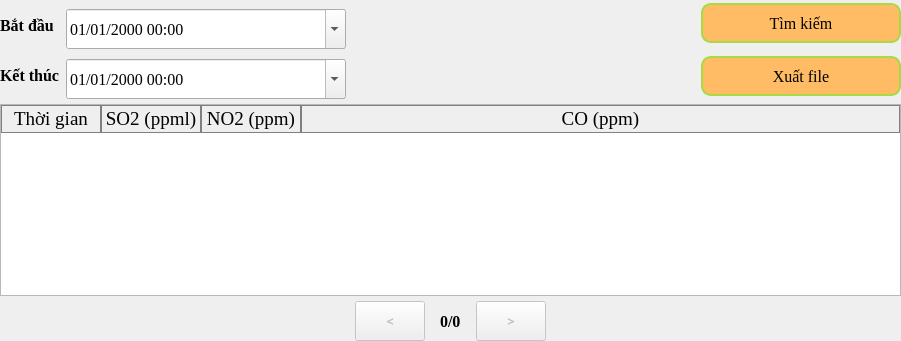
         <widget class="QWidget" name="historyPage">
          <property name="styleSheet">
           <string notr="true">QWidget#historyPage{
	background-color: transparent;
}</string>
          </property>
          <layout class="QVBoxLayout" name="verticalLayout_5">
           <property name="spacing">
            <number>5</number>
           </property>
           <property name="leftMargin">
            <number>0</number>
           </property>
           <property name="topMargin">
            <number>0</number>
           </property>
           <property name="rightMargin">
            <number>0</number>
           </property>
           <property name="bottomMargin">
            <number>0</number>
           </property>
           <item>
            <widget class="QFrame" name="frame_3">
             <property name="styleSheet">
              <string notr="true">QFrame{
border:none;
}</string>
             </property>
             <property name="frameShape">
              <enum>QFrame::StyledPanel</enum>
             </property>
             <property name="frameShadow">
              <enum>QFrame::Raised</enum>
             </property>
             <layout class="QHBoxLayout" name="horizontalLayout_5" stretch="1,1,0">
              <property name="spacing">
               <number>10</number>
              </property>
              <property name="leftMargin">
               <number>0</number>
              </property>
              <property name="topMargin">
               <number>0</number>
              </property>
              <property name="rightMargin">
               <number>0</number>
              </property>
              <property name="bottomMargin">
               <number>0</number>
              </property>
              <item>
               <widget class="QFrame" name="frame_6">
                <property name="frameShape">
                 <enum>QFrame::StyledPanel</enum>
                </property>
                <property name="frameShadow">
                 <enum>QFrame::Raised</enum>
                </property>
                <layout class="QFormLayout" name="formLayout">
                 <property name="verticalSpacing">
                  <number>10</number>
                 </property>
                 <property name="leftMargin">
                  <number>0</number>
                 </property>
                 <property name="rightMargin">
                  <number>0</number>
                 </property>
                 <property name="bottomMargin">
                  <number>0</number>
                 </property>
                 <item row="0" column="0">
                  <widget class="QLabel" name="label_10">
                   <property name="font">
                    <font>
                     <family>Times New Roman</family>
                     <pointsize>12</pointsize>
                     <weight>75</weight>
                     <bold>true</bold>
                    </font>
                   </property>
                   <property name="styleSheet">
                    <string notr="true"/>
                   </property>
                   <property name="text">
                    <string>Bắt đầu</string>
                   </property>
                  </widget>
                 </item>
                 <item row="1" column="0">
                  <widget class="QLabel" name="label_11">
                   <property name="font">
                    <font>
                     <family>Times New Roman</family>
                     <pointsize>12</pointsize>
                     <weight>75</weight>
                     <bold>true</bold>
                    </font>
                   </property>
                   <property name="styleSheet">
                    <string notr="true"/>
                   </property>
                   <property name="text">
                    <string>Kết thúc</string>
                   </property>
                  </widget>
                 </item>
                 <item row="0" column="1">
                  <widget class="QDateTimeEdit" name="date_start">
                   <property name="minimumSize">
                    <size>
                     <width>0</width>
                     <height>40</height>
                    </size>
                   </property>
                   <property name="font">
                    <font>
                     <family>Times New Roman</family>
                     <pointsize>12</pointsize>
                     <weight>50</weight>
                     <bold>false</bold>
                    </font>
                   </property>
                   <property name="displayFormat">
                    <string>dd/MM/yyyy hh:mm</string>
                   </property>
                   <property name="calendarPopup">
                    <bool>true</bool>
                   </property>
                  </widget>
                 </item>
                 <item row="1" column="1">
                  <widget class="QDateTimeEdit" name="date_end">
                   <property name="minimumSize">
                    <size>
                     <width>0</width>
                     <height>40</height>
                    </size>
                   </property>
                   <property name="font">
                    <font>
                     <family>Times New Roman</family>
                     <pointsize>12</pointsize>
                    </font>
                   </property>
                   <property name="displayFormat">
                    <string>dd/MM/yyyy hh:mm</string>
                   </property>
                   <property name="calendarPopup">
                    <bool>true</bool>
                   </property>
                  </widget>
                 </item>
                </layout>
               </widget>
              </item>
              <item>
               <spacer name="horizontalSpacer_2">
                <property name="orientation">
                 <enum>Qt::Horizontal</enum>
                </property>
                <property name="sizeHint" stdset="0">
                 <size>
                  <width>357</width>
                  <height>20</height>
                 </size>
                </property>
               </spacer>
              </item>
              <item>
               <widget class="QFrame" name="frame_4">
                <property name="frameShape">
                 <enum>QFrame::StyledPanel</enum>
                </property>
                <property name="frameShadow">
                 <enum>QFrame::Raised</enum>
                </property>
                <layout class="QVBoxLayout" name="verticalLayout_4">
                 <property name="spacing">
                  <number>10</number>
                 </property>
                 <property name="leftMargin">
                  <number>0</number>
                 </property>
                 <property name="topMargin">
                  <number>0</number>
                 </property>
                 <property name="rightMargin">
                  <number>0</number>
                 </property>
                 <property name="bottomMargin">
                  <number>0</number>
                 </property>
                 <item>
                  <widget class="QPushButton" name="btn_search">
                   <property name="minimumSize">
                    <size>
                     <width>200</width>
                     <height>40</height>
                    </size>
                   </property>
                   <property name="maximumSize">
                    <size>
                     <width>16777215</width>
                     <height>40</height>
                    </size>
                   </property>
                   <property name="baseSize">
                    <size>
                     <width>0</width>
                     <height>0</height>
                    </size>
                   </property>
                   <property name="font">
                    <font>
                     <family>Times New Roman</family>
                     <pointsize>12</pointsize>
                    </font>
                   </property>
                   <property name="styleSheet">
                    <string notr="true">QPushButton{
	background-color: #ffbc65;
    border: 2px solid #a7da46;
    border-radius:10px;
}
QPushButton:hover{
background-color:#ffe5c4;
}</string>
                   </property>
                   <property name="text">
                    <string>Tìm kiếm</string>
                   </property>
                  </widget>
                 </item>
                 <item>
                  <widget class="QPushButton" name="btn_export">
                   <property name="minimumSize">
                    <size>
                     <width>200</width>
                     <height>40</height>
                    </size>
                   </property>
                   <property name="maximumSize">
                    <size>
                     <width>16777215</width>
                     <height>40</height>
                    </size>
                   </property>
                   <property name="baseSize">
                    <size>
                     <width>0</width>
                     <height>0</height>
                    </size>
                   </property>
                   <property name="font">
                    <font>
                     <family>Times New Roman</family>
                     <pointsize>12</pointsize>
                    </font>
                   </property>
                   <property name="styleSheet">
                    <string notr="true">QPushButton{
	background-color: #ffbc65;
    border: 2px solid #a7da46;
    border-radius:10px;
}
QPushButton:hover{
background-color:#ffe5c4;
}</string>
                   </property>
                   <property name="text">
                    <string>Xuất file</string>
                   </property>
                  </widget>
                 </item>
                </layout>
               </widget>
              </item>
             </layout>
            </widget>
           </item>
           <item>
            <widget class="QTableWidget" name="tableSensor_2">
             <property name="font">
              <font>
               <family>Times New Roman</family>
               <pointsize>14</pointsize>
              </font>
             </property>
             <property name="styleSheet">
              <string notr="true">QHeaderView::section {
   border:1px solid gray
}</string>
             </property>
             <property name="editTriggers">
              <set>QAbstractItemView::NoEditTriggers</set>
             </property>
             <property name="selectionBehavior">
              <enum>QAbstractItemView::SelectRows</enum>
             </property>
             <attribute name="horizontalHeaderStretchLastSection">
              <bool>true</bool>
             </attribute>
             <attribute name="verticalHeaderVisible">
              <bool>false</bool>
             </attribute>
             <attribute name="verticalHeaderStretchLastSection">
              <bool>false</bool>
             </attribute>
             <column>
              <property name="text">
               <string>Thời gian</string>
              </property>
              <property name="font">
               <font>
                <family>Times New Roman</family>
                <pointsize>14</pointsize>
               </font>
              </property>
             </column>
             <column>
              <property name="text">
               <string>SO2 (ppml)</string>
              </property>
              <property name="font">
               <font>
                <family>Times New Roman</family>
                <pointsize>14</pointsize>
               </font>
              </property>
             </column>
             <column>
              <property name="text">
               <string>NO2 (ppm)</string>
              </property>
              <property name="font">
               <font>
                <family>Times New Roman</family>
                <pointsize>14</pointsize>
               </font>
              </property>
             </column>
             <column>
              <property name="text">
               <string>CO (ppm)</string>
              </property>
              <property name="font">
               <font>
                <family>Times New Roman</family>
                <pointsize>14</pointsize>
               </font>
              </property>
             </column>
            </widget>
           </item>
           <item>
            <widget class="QFrame" name="frame_5">
             <property name="styleSheet">
              <string notr="true">QFrame#frame_5{
border:none;
}</string>
             </property>
             <property name="frameShape">
              <enum>QFrame::StyledPanel</enum>
             </property>
             <property name="frameShadow">
              <enum>QFrame::Raised</enum>
             </property>
             <layout class="QHBoxLayout" name="horizontalLayout_7">
              <property name="spacing">
               <number>15</number>
              </property>
              <property name="leftMargin">
               <number>0</number>
              </property>
              <property name="topMargin">
               <number>0</number>
              </property>
              <property name="rightMargin">
               <number>0</number>
              </property>
              <property name="bottomMargin">
               <number>0</number>
              </property>
              <item>
               <spacer name="horizontalSpacer_3">
                <property name="orientation">
                 <enum>Qt::Horizontal</enum>
                </property>
                <property name="sizeHint" stdset="0">
                 <size>
                  <width>355</width>
                  <height>20</height>
                 </size>
                </property>
               </spacer>
              </item>
              <item>
               <widget class="QPushButton" name="btn_prev">
                <property name="enabled">
                 <bool>false</bool>
                </property>
                <property name="minimumSize">
                 <size>
                  <width>70</width>
                  <height>40</height>
                 </size>
                </property>
                <property name="maximumSize">
                 <size>
                  <width>70</width>
                  <height>40</height>
                 </size>
                </property>
                <property name="font">
                 <font>
                  <family>Arial Black</family>
                  <pointsize>10</pointsize>
                  <weight>75</weight>
                  <bold>true</bold>
                 </font>
                </property>
                <property name="text">
                 <string>&lt;</string>
                </property>
               </widget>
              </item>
              <item>
               <widget class="QLabel" name="lb_pagi">
                <property name="font">
                 <font>
                  <family>Times New Roman</family>
                  <pointsize>12</pointsize>
                  <weight>75</weight>
                  <bold>true</bold>
                 </font>
                </property>
                <property name="text">
                 <string>0/0</string>
                </property>
               </widget>
              </item>
              <item>
               <widget class="QPushButton" name="btn_next">
                <property name="enabled">
                 <bool>false</bool>
                </property>
                <property name="minimumSize">
                 <size>
                  <width>70</width>
                  <height>40</height>
                 </size>
                </property>
                <property name="maximumSize">
                 <size>
                  <width>70</width>
                  <height>40</height>
                 </size>
                </property>
                <property name="font">
                 <font>
                  <family>Arial Black</family>
                  <pointsize>10</pointsize>
                  <weight>75</weight>
                  <bold>true</bold>
                 </font>
                </property>
                <property name="text">
                 <string>&gt;</string>
                </property>
               </widget>
              </item>
              <item>
               <spacer name="horizontalSpacer_4">
                <property name="orientation">
                 <enum>Qt::Horizontal</enum>
                </property>
                <property name="sizeHint" stdset="0">
                 <size>
                  <width>355</width>
                  <height>20</height>
                 </size>
                </property>
               </spacer>
              </item>
             </layout>
            </widget>
           </item>
          </layout>
         </widget>
